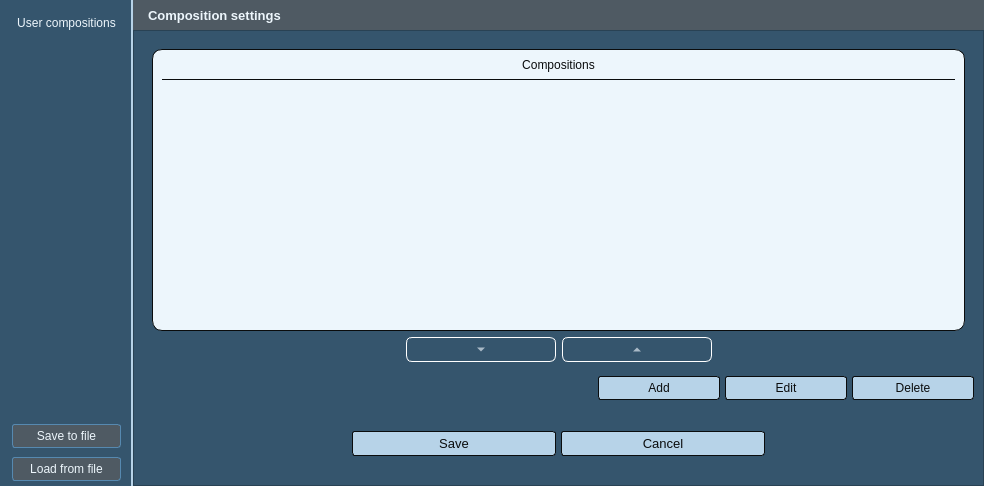
<?xml version="1.0" encoding="UTF-8"?>
<ui version="4.0">
 <class>KompozycjeDialog</class>
 <widget class="QDialog" name="KompozycjeDialog">
  <property name="windowModality">
   <enum>Qt::ApplicationModal</enum>
  </property>
  <property name="enabled">
   <bool>true</bool>
  </property>
  <property name="geometry">
   <rect>
    <x>0</x>
    <y>0</y>
    <width>984</width>
    <height>486</height>
   </rect>
  </property>
  <property name="sizePolicy">
   <sizepolicy hsizetype="Minimum" vsizetype="Minimum">
    <horstretch>1</horstretch>
    <verstretch>1</verstretch>
   </sizepolicy>
  </property>
  <property name="font">
   <font>
    <family>Segoe UI</family>
    <pointsize>10</pointsize>
    <weight>50</weight>
    <italic>false</italic>
    <bold>false</bold>
   </font>
  </property>
  <property name="windowTitle">
   <string>GIAP-PolaMap(lite) - COMPOSITIONS</string>
  </property>
  <property name="windowIcon">
   <iconset>
    <normaloff>:/plugins/GIAP-giap_layout/icons/giap_logo.png</normaloff>:/plugins/GIAP-giap_layout/icons/giap_logo.png</iconset>
  </property>
  <property name="styleSheet">
   <string notr="true">* {
	background-color: rgb(53, 85, 109);
    font: 10pt &quot;Segoe UI&quot;; 
	color: #EDF6FC;
}
QAbstractItemView
{
	alternate-background-color:  #e6e6e6;
}
QComboBox
{
	selection-background-color: #b7d3e8;
    background-color: #4f5a63;
	border-style: solid;
	border: 1px solid  #5689b0;
	border-radius: 3px;
	padding: 2px;
	font: 9pt &quot;Segoe UI&quot;;
    height: 20px;
}

QComboBox:on
{
	background-color: #4f5a63;
	padding-top: 3px;
	padding-left: 1px;
	selection-background-color: #4a4a4a;
}

QComboBox QAbstractItemView
{
	background-color: #4f5a63;
	border-radius: 4px;
	border: 1px solid  #6fb1e3;
	selection-background-color: #4f5a63;
    padding: 4px 10px 4px 10px;
    width: 1.9em;
}

QComboBox::drop-down
{
	subcontrol-origin: padding;
	subcontrol-position: top right;
	width: 15px;
    background-color: #5689b0;
	border-left-width: 0;
	border-left-color:  #1a2936;
	border-left-style: solid;
	border-top-right-radius: 3px; 
	border-bottom-right-radius: 3px;
}

QComboBox::down-arrow
{
	image: url(icons/down_arrow_disabled.png);
}

QComboBox::down-arrow:on, 
QComboBox::down-arrow:hover,
QComboBox::down-arrow:focus
{
	image: url(icons/down_arrow.png);
}

QLineEdit
{
	border: 1px solid #5689b0;
    border-radius: 3px;
    background-color: #4f5a63;
}

QPushButton {
	color: #0A0C0D;
	border: 1px solid #0A0C0D;
	background-color: #b7d3e8;
	border-radius: 3px;
	padding: 4px;
}

QPushButton:hover {
	font-weight: bold;
}
QPushButton:pressed {
   background-color: #5689b0;
   border: 1px solid #6fb1e3;
}

QPushButton:disabled
{
	color: gray;
}

QGroupBox {
border: 1px solid #5689b0;
}

QToolButton {
   border: 0px solid transparent;
   color: #EDF6FC;

}

QToolButton:hover {
   background-color: #b7d3e8;
   border: 1px solid #0A0C0D;
}

QToolButton:pressed {
   background-color: #b7d3e8;
   border: 1px solid #0A0C0D;
}

QTableView:item:selected {
   background-color: #6fb1e3;
}

QTableView:item:hover {
   background-color: #6fb1e3;
}
   </string>
  </property>
  <property name="locale">
   <locale language="English" country="UnitedKingdom"/>
  </property>
  <property name="sizeGripEnabled">
   <bool>false</bool>
  </property>
  <layout class="QGridLayout" name="gridLayout">
   <property name="leftMargin">
    <number>0</number>
   </property>
   <property name="topMargin">
    <number>0</number>
   </property>
   <property name="rightMargin">
    <number>0</number>
   </property>
   <property name="bottomMargin">
    <number>0</number>
   </property>
   <property name="spacing">
    <number>0</number>
   </property>
   <item row="1" column="1">
    <widget class="QStackedWidget" name="stackedWidget">
     <property name="font">
      <font>
       <family>Segoe UI</family>
       <pointsize>10</pointsize>
       <weight>50</weight>
       <italic>false</italic>
       <bold>false</bold>
      </font>
     </property>
     <property name="styleSheet">
      <string notr="true">* {
	color:#0A0C0D;
}</string>
     </property>
     <property name="frameShape">
      <enum>QFrame::NoFrame</enum>
     </property>
     <property name="frameShadow">
      <enum>QFrame::Plain</enum>
     </property>
     <property name="currentIndex">
      <number>0</number>
     </property>
     <widget class="QWidget" name="zalaczniki_poli">
      <layout class="QGridLayout" name="gridLayout_9">
       <property name="leftMargin">
        <number>0</number>
       </property>
       <property name="topMargin">
        <number>0</number>
       </property>
       <property name="rightMargin">
        <number>0</number>
       </property>
       <property name="bottomMargin">
        <number>0</number>
       </property>
       <property name="spacing">
        <number>0</number>
       </property>
       <item row="0" column="0">
        <widget class="QFrame" name="frame_24">
         <property name="minimumSize">
          <size>
           <width>200</width>
           <height>30</height>
          </size>
         </property>
         <property name="maximumSize">
          <size>
           <width>16777215</width>
           <height>30</height>
          </size>
         </property>
         <property name="styleSheet">
          <string notr="true">background-color: #4f5a63;</string>
         </property>
         <property name="frameShape">
          <enum>QFrame::NoFrame</enum>
         </property>
         <property name="frameShadow">
          <enum>QFrame::Plain</enum>
         </property>
         <layout class="QHBoxLayout" name="horizontalLayout_2">
          <property name="leftMargin">
           <number>15</number>
          </property>
          <property name="topMargin">
           <number>0</number>
          </property>
          <property name="rightMargin">
           <number>0</number>
          </property>
          <property name="bottomMargin">
           <number>0</number>
          </property>
          <item>
           <widget class="QLabel" name="title_label_15">
            <property name="minimumSize">
             <size>
              <width>0</width>
              <height>30</height>
             </size>
            </property>
            <property name="maximumSize">
             <size>
              <width>16777215</width>
              <height>30</height>
             </size>
            </property>
            <property name="font">
             <font>
              <family>Segoe UI</family>
              <pointsize>10</pointsize>
              <weight>75</weight>
              <italic>false</italic>
              <bold>true</bold>
             </font>
            </property>
            <property name="styleSheet">
             <string notr="true">color : #EDF6FC;	font-weight: bold;</string>
            </property>
            <property name="text">
             <string>Composition settings</string>
            </property>
           </widget>
          </item>
         </layout>
        </widget>
       </item>
       <item row="1" column="0">
        <widget class="QFrame" name="frame_23">
         <property name="frameShape">
          <enum>QFrame::StyledPanel</enum>
         </property>
         <property name="frameShadow">
          <enum>QFrame::Raised</enum>
         </property>
         <layout class="QGridLayout" name="gridLayout_44">
          <item row="2" column="0">
           <spacer name="verticalSpacer">
            <property name="orientation">
             <enum>Qt::Vertical</enum>
            </property>
            <property name="sizeType">
             <enum>QSizePolicy::Fixed</enum>
            </property>
            <property name="sizeHint" stdset="0">
             <size>
              <width>0</width>
              <height>15</height>
             </size>
            </property>
           </spacer>
          </item>
          <item row="0" column="0">
           <widget class="QFrame" name="frame_6">
            <property name="frameShape">
             <enum>QFrame::NoFrame</enum>
            </property>
            <property name="frameShadow">
             <enum>QFrame::Plain</enum>
            </property>
            <layout class="QGridLayout" name="gridLayout_22">
             <property name="leftMargin">
              <number>0</number>
             </property>
             <property name="topMargin">
              <number>0</number>
             </property>
             <property name="rightMargin">
              <number>0</number>
             </property>
             <property name="bottomMargin">
              <number>5</number>
             </property>
             <property name="spacing">
              <number>5</number>
             </property>
             <item row="1" column="2" colspan="2">
              <layout class="QHBoxLayout" name="horizontalLayout_3">
               <item>
                <widget class="QPushButton" name="dodaj_kompozycje">
                 <property name="text">
                  <string>Add</string>
                 </property>
                </widget>
               </item>
               <item>
                <widget class="QPushButton" name="edytuj_kompozycje">
                 <property name="text">
                  <string>Edit</string>
                 </property>
                </widget>
               </item>
               <item>
                <widget class="QPushButton" name="usun_kompozycje">
                 <property name="text">
                  <string>Delete</string>
                 </property>
                </widget>
               </item>
              </layout>
             </item>
             <item row="2" column="2">
              <spacer name="verticalSpacer_2">
               <property name="orientation">
                <enum>Qt::Vertical</enum>
               </property>
               <property name="sizeType">
                <enum>QSizePolicy::Fixed</enum>
               </property>
               <property name="sizeHint" stdset="0">
                <size>
                 <width>20</width>
                 <height>15</height>
                </size>
               </property>
              </spacer>
             </item>
             <item row="0" column="0" colspan="4">
              <widget class="QGroupBox" name="groupBox_35">
               <property name="sizePolicy">
                <sizepolicy hsizetype="Preferred" vsizetype="Preferred">
                 <horstretch>0</horstretch>
                 <verstretch>0</verstretch>
                </sizepolicy>
               </property>
               <property name="font">
                <font>
                 <family>Segoe UI</family>
                 <pointsize>10</pointsize>
                 <weight>50</weight>
                 <italic>false</italic>
                 <bold>false</bold>
                </font>
               </property>
               <property name="styleSheet">
                <string notr="true">QGroupBox{
	border:none;
}</string>
               </property>
               <property name="title">
                <string/>
               </property>
               <property name="flat">
                <bool>false</bool>
               </property>
               <property name="checkable">
                <bool>false</bool>
               </property>
               <layout class="QGridLayout" name="gridLayout_43">
                <item row="0" column="0">
                 <widget class="QFrame" name="frame_2">
                  <property name="styleSheet">
                   <string notr="true">border: 1px solid #0A0C0D;
border-radius: 10px;
background-color: #EDF6FC;</string>
                  </property>
                  <property name="frameShape">
                   <enum>QFrame::StyledPanel</enum>
                  </property>
                  <property name="frameShadow">
                   <enum>QFrame::Raised</enum>
                  </property>
                  <layout class="QVBoxLayout" name="verticalLayout_2">
                   <property name="topMargin">
                    <number>0</number>
                   </property>
                   <item>
                    <widget class="QLabel" name="label">
                     <property name="minimumSize">
                      <size>
                       <width>0</width>
                       <height>30</height>
                      </size>
                     </property>
                     <property name="styleSheet">
                      <string notr="true">border-width: 0px;
border-radius: 0px;
border-bottom: 1px solid #0A0C0D;
color: #0A0C0D;</string>
                     </property>
                     <property name="text">
                      <string>Compositions</string>
                     </property>
                     <property name="alignment">
                      <set>Qt::AlignCenter</set>
                     </property>
                    </widget>
                   </item>
                   <item>
                    <widget class="QTableView" name="tableView">
                     <property name="styleSheet">
                      <string notr="true">QTableView {
border: 0px;
color: #0A0C0D;
}</string>
                     </property>
                     <property name="editTriggers">
                      <set>QAbstractItemView::NoEditTriggers</set>
                     </property>
                     <property name="alternatingRowColors">
                      <bool>true</bool>
                     </property>
                     <property name="selectionMode">
                      <enum>QAbstractItemView::SingleSelection</enum>
                     </property>
                     <property name="selectionBehavior">
                      <enum>QAbstractItemView::SelectRows</enum>
                     </property>
                     <property name="verticalScrollMode">
                      <enum>QAbstractItemView::ScrollPerItem</enum>
                     </property>
                     <attribute name="horizontalHeaderStretchLastSection">
                      <bool>true</bool>
                     </attribute>
                     <attribute name="verticalHeaderCascadingSectionResizes">
                      <bool>true</bool>
                     </attribute>
                    </widget>
                   </item>
                  </layout>
                 </widget>
                </item>
                <item row="2" column="0">
                 <layout class="QHBoxLayout" name="horizontalLayout_4">
                  <item>
                   <spacer name="horizontalSpacer">
                    <property name="orientation">
                     <enum>Qt::Horizontal</enum>
                    </property>
                    <property name="sizeHint" stdset="0">
                     <size>
                      <width>40</width>
                      <height>20</height>
                     </size>
                    </property>
                   </spacer>
                  </item>
                  <item>
                   <widget class="QToolButton" name="komp_dol">
                    <property name="minimumSize">
                     <size>
                      <width>150</width>
                      <height>25</height>
                     </size>
                    </property>
                    <property name="styleSheet">
                     <string notr="true">* {
	background-color: rgb(53, 85, 109);
    font: 10pt &quot;Segoe UI&quot;; 
	color: #EDF6FC;

}
QAbstractItemView
{
	alternate-background-color:  #e6e6e6;
}
QComboBox
{
	selection-background-color: #b7d3e8;
    background-color: #4f5a63;
	border-style: solid;
	border: 1px solid  #5689b0;
	border-radius: 3px;
	padding: 2px;
	font: 9pt &quot;Segoe UI&quot;;
    height: 20px;
}

QComboBox:on
{
	background-color: #4f5a63;
	padding-top: 3px;
	padding-left: 1px;
	selection-background-color: #4a4a4a;
}

QComboBox QAbstractItemView
{
	background-color: #4f5a63;
	border-radius: 4px;
	border: 1px solid  #6fb1e3;
	selection-background-color: #4f5a63;
    padding: 4px 10px 4px 10px;
    width: 1.9em;
}

QComboBox::drop-down
{
	subcontrol-origin: padding;
	subcontrol-position: top right;
	width: 15px;
    background-color: #5689b0;
	border-left-width: 0;
	border-left-color:  #1a2936;
	border-left-style: solid;
	border-top-right-radius: 3px; 
	border-bottom-right-radius: 3px;
}

QComboBox::down-arrow
{
	image: url(icons/down_arrow_disabled.png);
}

QComboBox::down-arrow:on, 
QComboBox::down-arrow:hover,
QComboBox::down-arrow:focus
{
	image: url(icons/down_arrow.png);
}

QLineEdit
{
	border: None;
    border-radius: 3px;
    background-color: #4f5a63;
}

QPushButton {
	color: #0A0C0D;
	border: 1px solid #0A0C0D;
	background-color: #b7d3e8;
	border-radius: 3px;
	padding: 4px;
}

QPushButton:hover {
	font-weight: bold;
}
QPushButton:pressed {
   background-color: #5689b0;
   border: 1px solid #6fb1e3;
}

QPushButton:disabled
{
	color: gray;
}

QGroupBox {
border: 1px solid #5689b0;
}

QToolButton {
	color: #EDF6FC;
	border-radius: 6px;
	border: 1px solid white;
}

QToolButton:hover {
   background-color: #b7d3e8;
   border: 1px solid #0A0C0D;
   color: #0A0C0D;
}

QToolButton:pressed {
   background-color: #b7d3e8;
   border: 1px solid #0A0C0D;
   color: #0A0C0D;
}

QListView:item:selected {
   background-color: #6fb1e3;
}

QListView:item:hover {
   background-color: #6fb1e3;
}
   </string>
                    </property>
                    <property name="text">
                     <string>...</string>
                    </property>
                    <property name="arrowType">
                     <enum>Qt::DownArrow</enum>
                    </property>
                   </widget>
                  </item>
                  <item>
                   <widget class="QToolButton" name="komp_gora">
                    <property name="minimumSize">
                     <size>
                      <width>150</width>
                      <height>25</height>
                     </size>
                    </property>
                    <property name="autoFillBackground">
                     <bool>false</bool>
                    </property>
                    <property name="styleSheet">
                     <string notr="true">* {
	background-color: rgb(53, 85, 109);
    font: 10pt &quot;Segoe UI&quot;; 
	color: #EDF6FC;

}
QAbstractItemView
{
	alternate-background-color:  #e6e6e6;
}
QComboBox
{
	selection-background-color: #b7d3e8;
    background-color: #4f5a63;
	border-style: solid;
	border: 1px solid  #5689b0;
	border-radius: 3px;
	padding: 2px;
	font: 9pt &quot;Segoe UI&quot;;
    height: 20px;
}

QComboBox:on
{
	background-color: #4f5a63;
	padding-top: 3px;
	padding-left: 1px;
	selection-background-color: #4a4a4a;
}

QComboBox QAbstractItemView
{
	background-color: #4f5a63;
	border-radius: 4px;
	border: 1px solid  #6fb1e3;
	selection-background-color: #4f5a63;
    padding: 4px 10px 4px 10px;
    width: 1.9em;
}

QComboBox::drop-down
{
	subcontrol-origin: padding;
	subcontrol-position: top right;
	width: 15px;
    background-color: #5689b0;
	border-left-width: 0;
	border-left-color:  #1a2936;
	border-left-style: solid;
	border-top-right-radius: 3px; 
	border-bottom-right-radius: 3px;
}

QComboBox::down-arrow
{
	image: url(icons/down_arrow_disabled.png);
}

QComboBox::down-arrow:on, 
QComboBox::down-arrow:hover,
QComboBox::down-arrow:focus
{
	image: url(icons/down_arrow.png);
}

QLineEdit
{
	border: None;
    border-radius: 3px;
    background-color: #4f5a63;
}

QPushButton {
	color: #0A0C0D;
	border: 1px solid #0A0C0D;
	background-color: #b7d3e8;
	border-radius: 3px;
	padding: 4px;
}

QPushButton:hover {
	font-weight: bold;
}
QPushButton:pressed {
   background-color: #5689b0;
   border: 1px solid #6fb1e3;
}

QPushButton:disabled
{
	color: gray;
}

QGroupBox {
border: 1px solid #5689b0;
}

QToolButton {
	color: #EDF6FC;
	border-radius: 6px;
	border: 1px solid white;
}

QToolButton:hover {
   background-color: #b7d3e8;
   border: 1px solid #0A0C0D;
   color: #0A0C0D;
}

QToolButton:pressed {
   background-color: #b7d3e8;
   border: 1px solid #0A0C0D;
   color: #0A0C0D;
}

QListView:item:selected {
   background-color: #6fb1e3;
}

QListView:item:hover {
   background-color: #6fb1e3;
}
   </string>
                    </property>
                    <property name="text">
                     <string>...</string>
                    </property>
                    <property name="arrowType">
                     <enum>Qt::UpArrow</enum>
                    </property>
                   </widget>
                  </item>
                  <item>
                   <spacer name="horizontalSpacer_2">
                    <property name="orientation">
                     <enum>Qt::Horizontal</enum>
                    </property>
                    <property name="sizeHint" stdset="0">
                     <size>
                      <width>40</width>
                      <height>20</height>
                     </size>
                    </property>
                   </spacer>
                  </item>
                 </layout>
                </item>
               </layout>
              </widget>
             </item>
             <item row="1" column="0" colspan="2">
              <spacer name="horizontalSpacer_5">
               <property name="orientation">
                <enum>Qt::Horizontal</enum>
               </property>
               <property name="sizeType">
                <enum>QSizePolicy::Fixed</enum>
               </property>
               <property name="sizeHint" stdset="0">
                <size>
                 <width>450</width>
                 <height>20</height>
                </size>
               </property>
              </spacer>
             </item>
            </layout>
           </widget>
          </item>
          <item row="1" column="0">
           <layout class="QHBoxLayout" name="horizontalLayout">
            <property name="spacing">
             <number>5</number>
            </property>
            <property name="leftMargin">
             <number>5</number>
            </property>
            <property name="topMargin">
             <number>5</number>
            </property>
            <property name="rightMargin">
             <number>5</number>
            </property>
            <property name="bottomMargin">
             <number>5</number>
            </property>
            <item>
             <spacer name="horizontalSpacer_4">
              <property name="orientation">
               <enum>Qt::Horizontal</enum>
              </property>
              <property name="sizeHint" stdset="0">
               <size>
                <width>40</width>
                <height>20</height>
               </size>
              </property>
             </spacer>
            </item>
            <item>
             <widget class="QPushButton" name="pushButton">
              <property name="sizePolicy">
               <sizepolicy hsizetype="Expanding" vsizetype="Fixed">
                <horstretch>0</horstretch>
                <verstretch>0</verstretch>
               </sizepolicy>
              </property>
              <property name="font">
               <font>
                <family>Segoe UI</family>
                <pointsize>10</pointsize>
                <weight>50</weight>
                <italic>false</italic>
                <bold>false</bold>
               </font>
              </property>
              <property name="text">
               <string>Save</string>
              </property>
             </widget>
            </item>
            <item>
             <widget class="QPushButton" name="pushButton_3">
              <property name="sizePolicy">
               <sizepolicy hsizetype="Expanding" vsizetype="Fixed">
                <horstretch>0</horstretch>
                <verstretch>0</verstretch>
               </sizepolicy>
              </property>
              <property name="font">
               <font>
                <family>Segoe UI</family>
                <pointsize>10</pointsize>
                <weight>50</weight>
                <italic>false</italic>
                <bold>false</bold>
               </font>
              </property>
              <property name="text">
               <string>Cancel</string>
              </property>
             </widget>
            </item>
            <item>
             <spacer name="horizontalSpacer_3">
              <property name="orientation">
               <enum>Qt::Horizontal</enum>
              </property>
              <property name="sizeHint" stdset="0">
               <size>
                <width>40</width>
                <height>20</height>
               </size>
              </property>
             </spacer>
            </item>
           </layout>
          </item>
         </layout>
        </widget>
       </item>
      </layout>
     </widget>
    </widget>
   </item>
   <item row="0" column="0" rowspan="3">
    <widget class="QFrame" name="frame">
     <property name="minimumSize">
      <size>
       <width>120</width>
       <height>0</height>
      </size>
     </property>
     <property name="font">
      <font>
       <family>Segoe UI Light</family>
       <pointsize>8</pointsize>
       <weight>9</weight>
       <italic>false</italic>
       <bold>false</bold>
      </font>
     </property>
     <property name="styleSheet">
      <string notr="true">
* {
	font: 75 8pt &quot;Segoe UI Light&quot;;
	color: #EDF6FC;
}

QFrame {
	border-right: 2px solid #b7d3e8;
}

QPushButton {
	font: 8pt &quot;Segoe UI&quot;;
    color: #EDF6FC; 
	border: 1px solid #5689b0;
    background-color: #4f5a63;
	border-radius: 3px;
	padding: 4px;

}

QPushButton:hover {

	font-weight: bold;
}
QPushButton:pressed {
   background-color: #5689b0;
   border: 1px solid #6fb1e3;
}

QPushButton:disabled
{
	color: gray;
}
</string>
     </property>
     <layout class="QVBoxLayout" name="verticalLayout">
      <property name="spacing">
       <number>9</number>
      </property>
      <property name="leftMargin">
       <number>12</number>
      </property>
      <property name="topMargin">
       <number>12</number>
      </property>
      <property name="rightMargin">
       <number>12</number>
      </property>
      <property name="bottomMargin">
       <number>5</number>
      </property>
      <item>
       <widget class="QPushButton" name="pushButton_2">
        <property name="styleSheet">
         <string notr="true">QPushButton{
	background-color: transparent;
    font: 8pt &quot;Segoe UI&quot;; 
    padding-left: 5px;
    padding-right: 5px;
	border: None;
	color: #EDF6FC;
}
QPushButton:hover{
	background-color: #b7d3e8;
	border-radius:0 ;
	font-weight: bold;
	color: #0A0C0D;
}

QPushButton:pressed{
	background-color: #b7d3e8;
	border-radius:0 ;
	font-weight: bold;
	color: #0A0C0D;
}</string>
        </property>
        <property name="text">
         <string>User compositions</string>
        </property>
       </widget>
      </item>
      <item>
       <spacer name="verticalSpacer_3">
        <property name="orientation">
         <enum>Qt::Vertical</enum>
        </property>
        <property name="sizeHint" stdset="0">
         <size>
          <width>20</width>
          <height>40</height>
         </size>
        </property>
       </spacer>
      </item>
      <item>
       <widget class="QPushButton" name="zapisz">
        <property name="styleSheet">
         <string notr="true"/>
        </property>
        <property name="text">
         <string>Save to file</string>
        </property>
       </widget>
      </item>
      <item>
       <widget class="QPushButton" name="wczytaj">
        <property name="styleSheet">
         <string notr="true">color: #EDF6FC;</string>
        </property>
        <property name="text">
         <string>Load from file</string>
        </property>
       </widget>
      </item>
     </layout>
     <zorder>verticalSpacer_3</zorder>
     <zorder>zapisz</zorder>
     <zorder>wczytaj</zorder>
     <zorder>pushButton_2</zorder>
    </widget>
   </item>
  </layout>
 </widget>
 <tabstops>
  <tabstop>komp_dol</tabstop>
  <tabstop>komp_gora</tabstop>
  <tabstop>pushButton</tabstop>
  <tabstop>pushButton_3</tabstop>
  <tabstop>zapisz</tabstop>
  <tabstop>wczytaj</tabstop>
 </tabstops>
 <resources/>
 <connections>
  <connection>
   <sender>pushButton_3</sender>
   <signal>clicked()</signal>
   <receiver>KompozycjeDialog</receiver>
   <slot>reject()</slot>
   <hints>
    <hint type="sourcelabel">
     <x>768</x>
     <y>512</y>
    </hint>
    <hint type="destinationlabel">
     <x>461</x>
     <y>408</y>
    </hint>
   </hints>
  </connection>
  <connection>
   <sender>pushButton</sender>
   <signal>clicked()</signal>
   <receiver>KompozycjeDialog</receiver>
   <slot>accept()</slot>
   <hints>
    <hint type="sourcelabel">
     <x>471</x>
     <y>491</y>
    </hint>
    <hint type="destinationlabel">
     <x>325</x>
     <y>166</y>
    </hint>
   </hints>
  </connection>
 </connections>
</ui>
